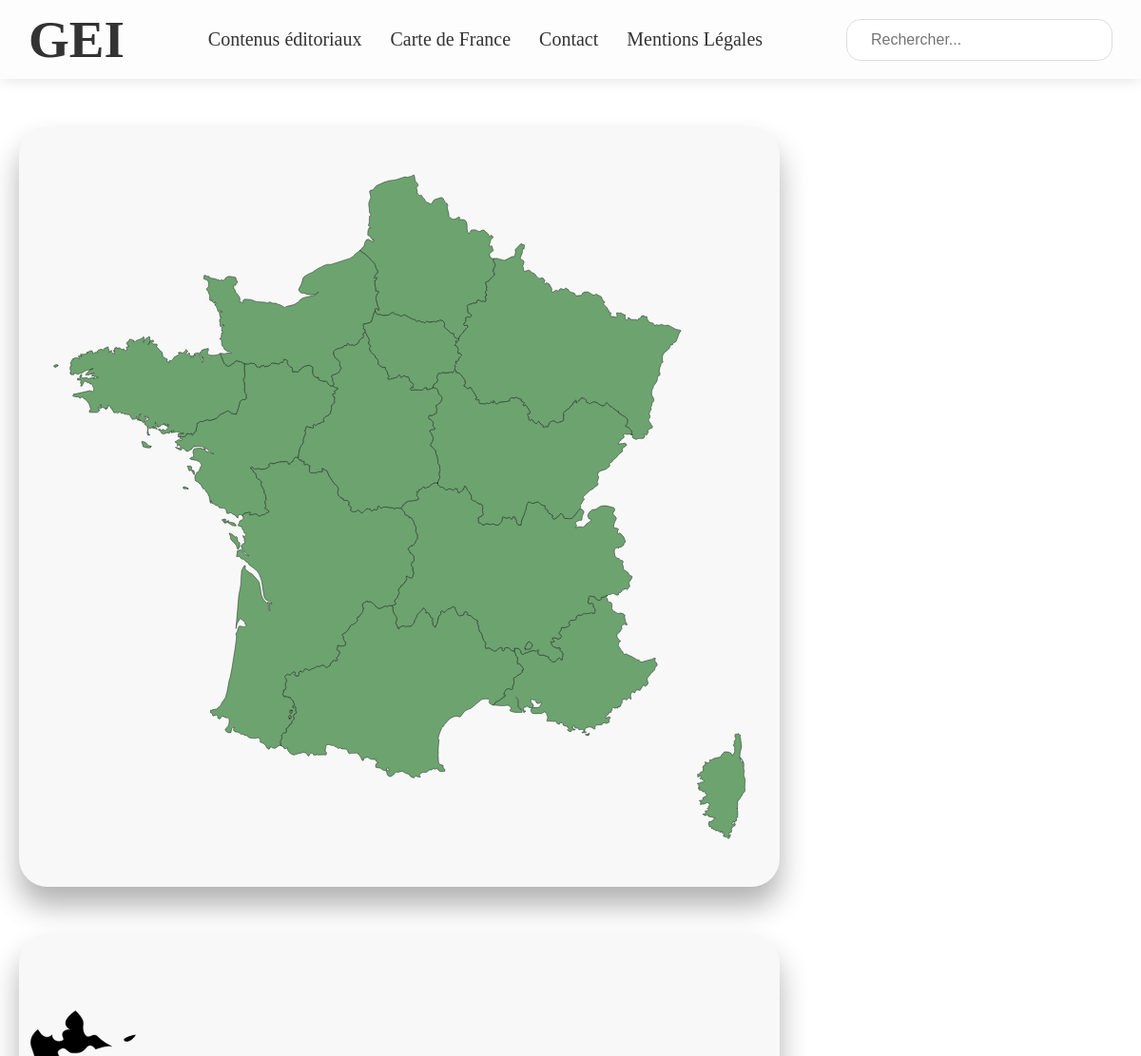
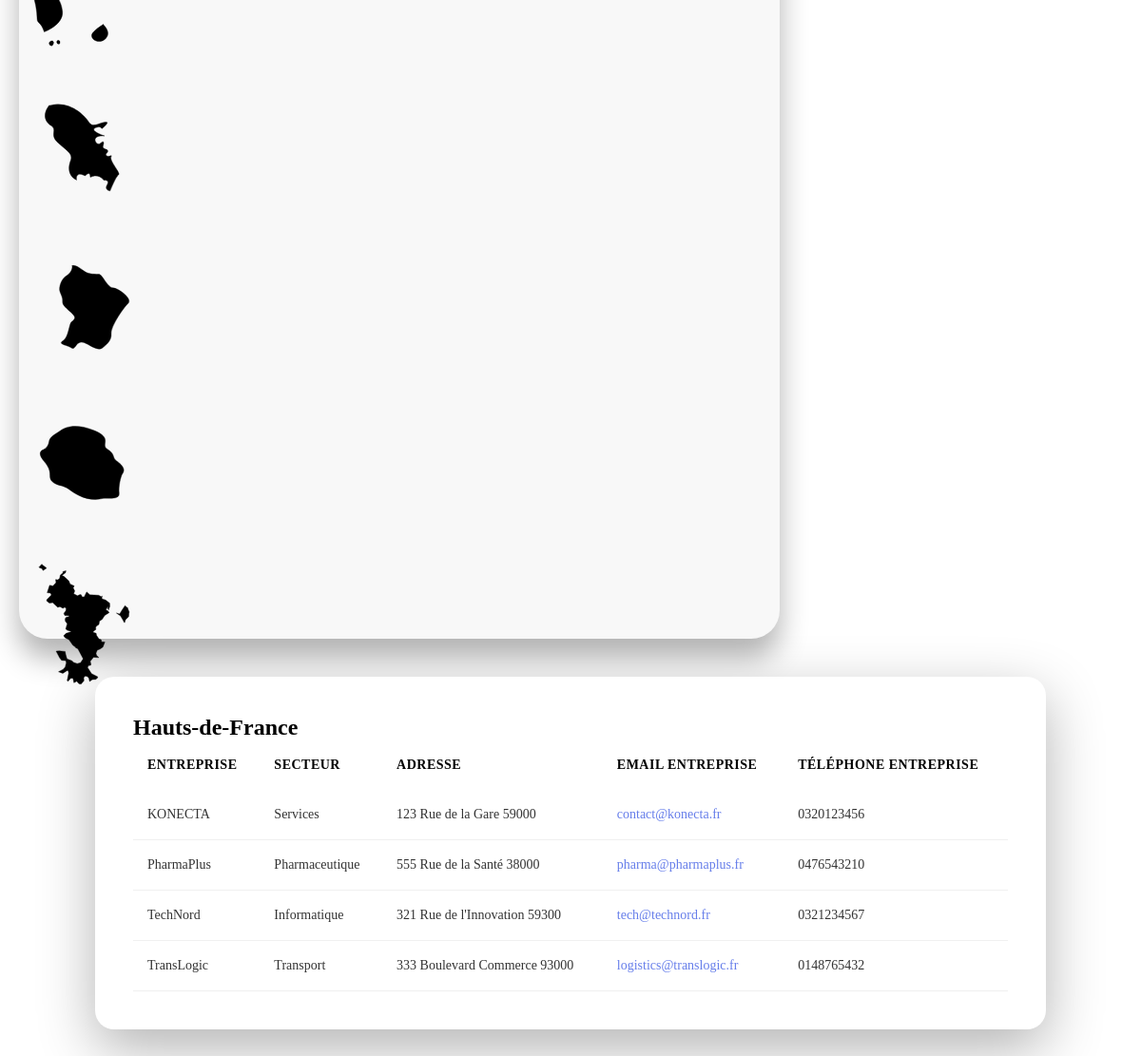
The page /carte_france.php?Region=Hauts-de-France on the database its author committed (2 pictures, top to bottom).
### tables this page shows
CREATE TABLE Entreprises(
    id_entreprise INT PRIMARY KEY AUTO_INCREMENT,
    Nom VARCHAR(100) NOT NULL UNIQUE,
    Adresse VARCHAR(100) NOT NULL,
    CP_Entreprise CHAR(5) NOT NULL,
    Region VARCHAR(50) NOT NULL,
    Email VARCHAR(50) NOT NULL,
    Tel VARCHAR(10) NOT NULL,
    Secteur VARCHAR(50) NOT NULL
);

### carte_france.php (the view, shortened to what this page needs)
<?php include("navbar.php"); ?>
<!DOCTYPE html>
<html lang="fr">
<head>
    <link rel="stylesheet" href="cartes.css">
</head>
<body>
<div class="carte_int">
    <div class="FR">
    </div>
    <div class="DOM">
    </div>
</div>
    <?php
    if (isset($_GET['Region'])) {
        $region = htmlspecialchars($_GET['Region']);
        include('connexion.php');
        try {
            $requete = $connexion->prepare("
                SELECT Entreprises.id_entreprise, Entreprises.Nom, Entreprises.Adresse, Entreprises.CP_Entreprise, Entreprises.Email, Entreprises.Tel, Entreprises.Secteur
                FROM Entreprises
                WHERE Entreprises.Region = ?
                ORDER BY Entreprises.Nom
            ");
            $requete->execute([$region]);
            $entreprises = $requete->fetchAll(PDO::FETCH_ASSOC);
            if (!empty($entreprises)) {
    ?>
    <div class="resultats">
        <h2><?php echo $region; ?></h2>
        <table class="table-entreprises">
            <thead>
                <tr>
                    <th>Entreprise</th>
                    <th>Secteur</th>
                    <th>Adresse</th>
                    <th>Email Entreprise</th>
                    <th>Téléphone Entreprise</th>
                </tr>
            </thead>
            <tbody>
                <?php foreach ($entreprises as $entreprise) { ?>
                <tr>
                    <td><?php echo htmlspecialchars($entreprise['Nom']); ?></td>
                    <td><?php echo htmlspecialchars($entreprise['Secteur']); ?></td>
                    <td><?php echo htmlspecialchars($entreprise['Adresse']) . ' ' . htmlspecialchars($entreprise['CP_Entreprise']); ?></td>
                    <td><a href="mailto:<?php echo htmlspecialchars($entreprise['Email']); ?>"><?php echo htmlspecialchars($entreprise['Email']); ?></a></td>
                    <td><?php echo htmlspecialchars($entreprise['Tel']); ?></td>
                </tr>
                <?php } ?>
            </tbody>
        </table>
    </div>
    <?php
            }
        } catch (PDOException $e) {
            echo $e->getMessage();
    ?>
    <div class="resultats">
        <p class="no-entreprises">Erreur lors de la récupération des données</p>
    </div>
    <?php
        }
    }
    ?>
</body>
</html>

### navbar.php (shortened to what this page needs)
<!DOCTYPE html>
<html>
<head>
    <link rel="stylesheet" type="text/css" href="navb.css">
</head>
<body>
    <nav class="navbar">
        <div class="titre">GEI</div>
        <div class="liens">
            <a href="contenus_editoriaux.php">Contenus éditoriaux</a>
            <a href="carte_france.php">Carte de France</a>
            <a href="contact.php">Contact</a>
            <a href="RGPD.php">Mentions Légales</a>
        </div>
        <form class="recherche" action="recherche.php" method="GET">
            <input type="text" name="mot_cle" placeholder="Rechercher..." required>
        </form>
    </nav>
</body>
</html>

### navb.css (style rules this page uses)
* { margin : 0; padding: 0; box-sizing: border-box; }
.navbar { display: flex; justify-content: space-between; align-items: center; background-color: rgb(253, 253, 253); padding: 10px 30px; box-shadow: 0 2px 14px rgba(0, 0, 0, 0.1); }
.titre { font-size: 55px; font-weight: bold; color: #333; }
.liens { gap: 30px; display:flex; }
.liens a { text-decoration: none; color: #333; font-size: 20px; transition: color 0.3s; }
.recherche input { padding: 12px 25px; border: 1px solid #ddd; border-radius:15px; font-size: 16px; width: 280px; transition: border-color 0.3s; }

### cartes.css (style rules this page uses)
.resultats { max-width: 1000px; margin: 40px auto; padding: 40px; background: white; border-radius: 20px; box-shadow: 0 20px 60px rgba(0, 0, 0, 0.3); }
.table-entreprises { width: 100%; border-collapse: collapse; border-radius: 10px; }
.table-entreprises th { padding: 18px 15px; text-align: left; font-weight: 600; font-size: 14px; text-transform: uppercase; letter-spacing: 0.5px; }
.table-entreprises td { padding: 18px 15px; border-bottom: 1px solid #f0f0f0; color: #333; font-size: 14px; }
.table-entreprises a { color: #667eea; text-decoration: none; transition: color 0.3s ease; }
.FR { margin-top: 50px; margin-left: 20px; align-items: center; display:flex; background: #f8f8f8; border-radius:30px; max-width: 800px; max-height: 800px; box-shadow: 0 20px 30px rgba(0, 0, 0, 0.3); }
.DOM { margin-top: 50px; margin-left: 20px; align-items: center; display:flex; background: #f8f8f8; border-radius:30px; max-width: 800px; max-height: 800px; box-shadow: 0 20px 30px rgba(0, 0, 0, 0.3); }

### rows shown on the page
entreprises: Nom "KONECTA", Secteur "Services", Adresse "123 Rue de la Gare", CP_Entreprise "59000", Email "contact@konecta.fr", Tel "0320123456"
entreprises: Nom "PharmaPlus", Secteur "Pharmaceutique", Adresse "555 Rue de la Santé", CP_Entreprise "38000", Email "pharma@pharmaplus.fr", Tel "0476543210"
entreprises: Nom "TechNord", Secteur "Informatique", Adresse "321 Rue de l'Innovation", CP_Entreprise "59300", Email "tech@technord.fr", Tel "0321234567"
entreprises: Nom "TransLogic", Secteur "Transport", Adresse "333 Boulevard Commerce", CP_Entreprise "93000", Email "logistics@translogic.fr", Tel "0148765432"

### other values the page prints
$region "Hauts-de-France"
